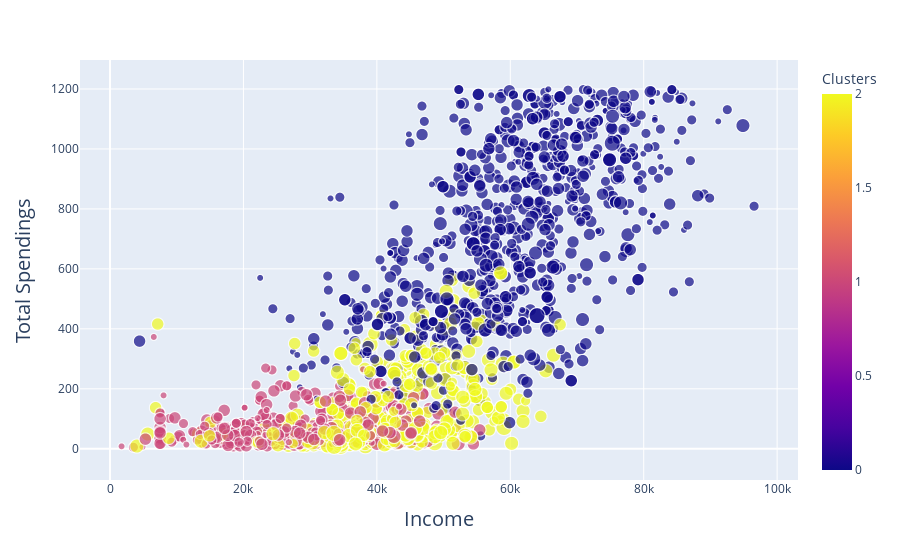

This figure's notebook cell:
### Code cell
import plotly.express as px
fig = px.scatter(df, x='Income', y='Monetary', color='Clusters', 
                 size='Family Size',size_max=16)
fig.update_layout(
    xaxis_title='Income', yaxis_title='Total Spendings',
    xaxis=dict(title=dict(text='Income', font=dict(size=20))),
    yaxis=dict(title=dict(text='Total Spendings', font=dict(size=20))))
fig.show()

### Figure 1 — Plotly figure (JSON) as saved in the notebook; plotly's stock layout.template omitted (floating-point values rounded to 4 significant figures; data arrays with more than 128 entries replaced by an {"elided": "..."} marker saying what was removed)
{"data": [{"hovertemplate": "Income=%{x}<br>Monetary=%{y}<br>Family Size=%{marker.size}<br>Clusters=%{marker.color}<extra></extra>", "legendgroup": "", "marker": {"color": {"elided": "1782 int values"}, "coloraxis": "coloraxis", "size": {"elided": "1782 int values"}, "sizemode": "area", "sizeref": 0.01953, "symbol": "circle"}, "mode": "markers", "name": "", "showlegend": false, "type": "scattergl", "x": {"elided": "1782 int values"}, "xaxis": "x", "y": {"elided": "1782 int values"}, "yaxis": "y"}], "layout": {"coloraxis": {"colorbar": {"title": {"text": "Clusters"}}, "colorscale": [[0, "#0d0887"], [0.1111, "#46039f"], [0.2222, "#7201a8"], [0.3333, "#9c179e"], [0.4444, "#bd3786"], [0.5556, "#d8576b"], [0.6667, "#ed7953"], [0.7778, "#fb9f3a"], [0.8889, "#fdca26"], [1, "#f0f921"]]}, "legend": {"itemsizing": "constant", "tracegroupgap": 0}, "margin": {"t": 60}, "xaxis": {"anchor": "y", "domain": [0, 1], "title": {"font": {"size": 20}, "text": "Income"}}, "yaxis": {"anchor": "x", "domain": [0, 1], "title": {"font": {"size": 20}, "text": "Total Spendings"}}}}
